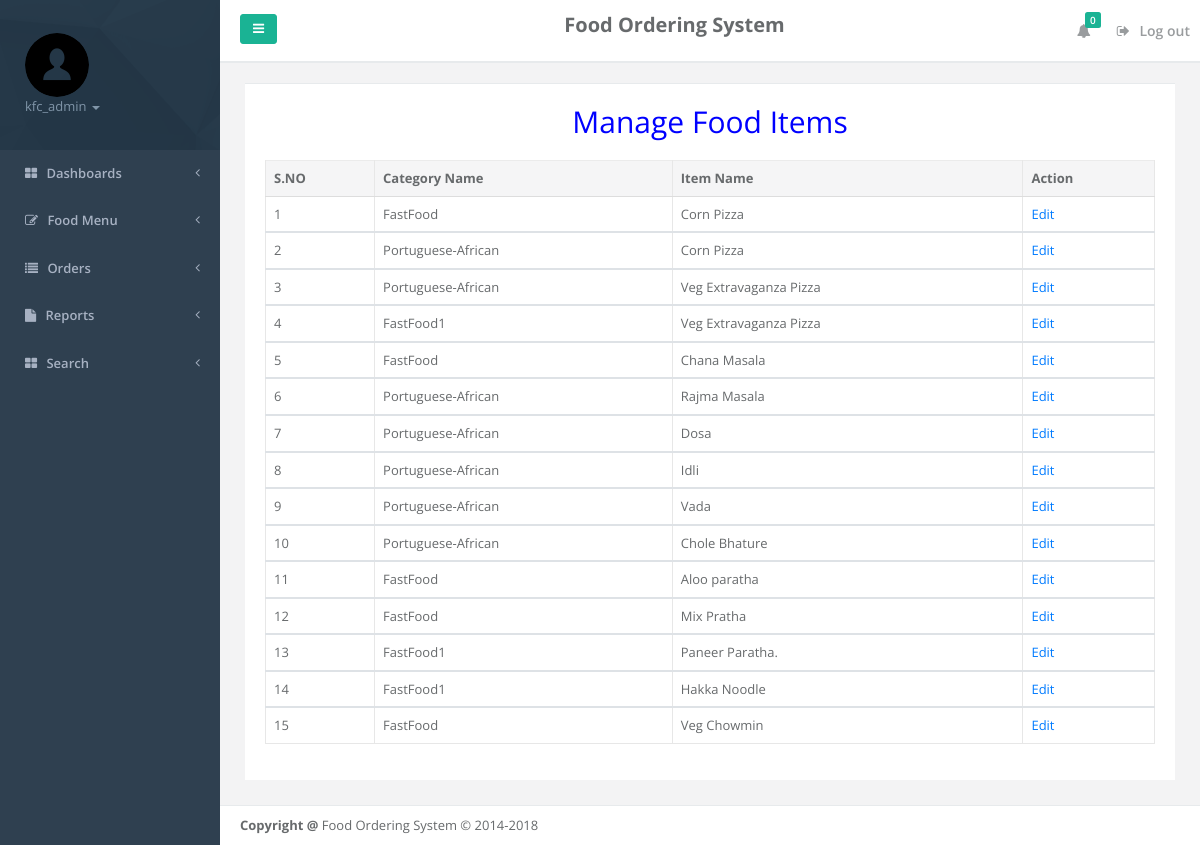
Screenshot of /admin/manage-fooditems.php (signed in) with the database file from the repository.
### tables this page shows
CREATE TABLE tblfood (
  ID int(10) NOT NULL,
  CategoryName varchar(120) DEFAULT NULL,
  ItemName varchar(120) DEFAULT NULL,
  ItemPrice varchar(120) DEFAULT NULL,
  ItemDes varchar(500) DEFAULT NULL,
  Image varchar(120) DEFAULT NULL,
  ItemQty varchar(120) DEFAULT NULL,
  UID varchar(80) NOT NULL
);

### admin/manage-fooditems.php (the view, shortened to what this page needs)
<?php
include('includes/dbconnection.php');
  ?>
<!DOCTYPE html>
<html>
<head>
    <link href="css/bootstrap.min.css" rel="stylesheet">
    <link href="font-awesome/css/font-awesome.css" rel="stylesheet">
    <link href="css/plugins/iCheck/custom.css" rel="stylesheet">
    <link href="css/plugins/steps/jquery.steps.css" rel="stylesheet">
    <link href="css/animate.css" rel="stylesheet">
    <link href="css/style.css" rel="stylesheet">
</head>
<body>
    <div id="wrapper">
    <?php include_once('includes/leftbar.php');?>
        <div id="page-wrapper" class="gray-bg">
             <?php include_once('includes/header.php');?>
        <div class="row border-bottom">
        </div>
        <div class="wrapper wrapper-content animated fadeInRight">
            <div class="row">
                <div class="col-lg-12">
                    <div class="ibox">
                        <div class="ibox-content">
                                 <table class="table table-bordered mg-b-0">
                                    <p style="text-align: center; color: blue;font-size: 30px">Manage Food Items </p>
              <thead>
                <tr>
                  <th>S.NO</th>
                  <th>Category Name</th>
                  <th>Item Name</th>
                  <th>Action</th>
                </tr>
              </thead>
              <?php
$ret=mysqli_query($con,"select * from tblfood");
$cnt=1;
while ($row=mysqli_fetch_array($ret)) {
?>
              <tbody>
                <tr>
                  <td><?php echo $cnt;?></td>
                  <td><?php  echo $row['CategoryName'];?></td>
                  <td><?php  echo $row['ItemName'];?></td>
                  <td><a href="editfooditem.php?editid=<?php echo $row['ID'];?>">Edit</a>
                </tr>
                <?php
$cnt=$cnt+1;
}?>
              </tbody>
            </table>
                        </div>
                    </div>
                    </div>
                </div>
            </div>
        <?php include_once('includes/footer.php');?>
        </div>
        </div>
</body>
</html>

### admin/includes/leftbar.php (shortened to what this page needs)
    <nav class="navbar-default navbar-static-side" role="navigation">
        <div class="sidebar-collapse">
            <ul class="nav metismenu" id="side-menu">
                <li class="nav-header">
                    <div class="dropdown profile-element">
                        <img alt="image" class="rounded-circle" src="img/user.png"/>
                        <a data-toggle="dropdown" class="dropdown-toggle" href="#">
                            <?php
$admid=$_SESSION['fosaid'];
$ret=mysqli_query($con,"select AdminName from tbladmin where ID='$admid'");
$row=mysqli_fetch_array($ret);
$name=$row['AdminName'];
?>
                            <span class="text-muted text-xs block"><?php echo $name; ?> <b class="caret"></b></span>
                        </a>
                    </div>
                </li>
                <li>
                    <a href="dashboard.php"><i class="fa fa-th-large"></i> <span class="nav-label">Dashboards</span> <span class="fa arrow"></span></a>
                                    </li>
                 <li>
                    <a href="#"><i class="fa fa-edit"></i> <span class="nav-label">Food Menu</span><span class="fa arrow"></span></a>
                </li>
                <li>
                    <a href="#"><i class="fa fa-list"></i> <span class="nav-label">Orders</span><span class="fa arrow"></span></a>
                </li>
                   <li>
                    <a href="#"><i class="fa fa-file"></i> <span class="nav-label">Reports</span><span class="fa arrow"></span></a>
                </li>
                <li>
                    <a href="search.php"><i class="fa fa-th-large"></i> <span class="nav-label">Search</span> <span class="fa arrow"></span></a>
                                    </li>
            </ul>
        </div>
    </nav>

### admin/includes/header.php (shortened to what this page needs)
 <div class="row border-bottom">
        <nav class="navbar navbar-static-top white-bg" role="navigation" style="margin-bottom: 0">
        <div class="navbar-header">
            <a class="navbar-minimalize minimalize-styl-2 btn btn-primary " href="#"><i class="fa fa-bars"></i> </a>
        </div>
 <p style="font-size: 20px;padding-top:1%" ><strong>Food Ordering System</strong></p>
            <ul class="nav navbar-top-links navbar-right">
                                <?php
$ret1=mysqli_query($con,"select tbluser.FirstName,tblorderaddresses.ID,tblorderaddresses.Ordernumber from tblorderaddresses join tbluser on tbluser.ID=tblorderaddresses.UserId where tblorderaddresses.OrderFinalStatus is null");
$num=mysqli_num_rows($ret1);
?>
                <li class="dropdown">
                    <a class="dropdown-toggle count-info" data-toggle="dropdown" href="#">
                        <i class="fa fa-bell"></i>  <span class="label label-primary"><?php echo $num;?></span>
                    </a>
                </li>
                <li>
                    <a href="logout.php">
                        <i class="fa fa-sign-out"></i> Log out
                    </a>
                </li>
            </ul>
        </nav>
        </div>

### admin/includes/footer.php
<div class="footer">
            <div>
                <strong>Copyright @</strong> Food Ordering System &copy; 2014-2018
            </div>
        </div>

### rows the page displays
tblfood: CategoryName "FastFood", ItemName "Corn Pizza"
tblfood: CategoryName "Portuguese-African", ItemName "Corn Pizza"
tblfood: CategoryName "Portuguese-African", ItemName "Veg Extravaganza Pizza"
tblfood: CategoryName "FastFood1", ItemName "Veg Extravaganza Pizza"
tblfood: CategoryName "FastFood", ItemName "Chana Masala"
tblfood: CategoryName "Portuguese-African", ItemName "Rajma Masala"
tblfood: CategoryName "Portuguese-African", ItemName "Dosa"
tblfood: CategoryName "Portuguese-African", ItemName "Idli"
tblfood: CategoryName "Portuguese-African", ItemName "Vada"
tblfood: CategoryName "Portuguese-African", ItemName "Chole Bhature"
tblfood: CategoryName "FastFood", ItemName "Aloo paratha"
tblfood: CategoryName "FastFood", ItemName "Mix Pratha"
tblfood: CategoryName "FastFood1", ItemName "Paneer Paratha."
tblfood: CategoryName "FastFood1", ItemName "Hakka Noodle"
tblfood: CategoryName "FastFood", ItemName "Veg Chowmin"

### other values shown
$name "kfc_admin"
$num "0"
